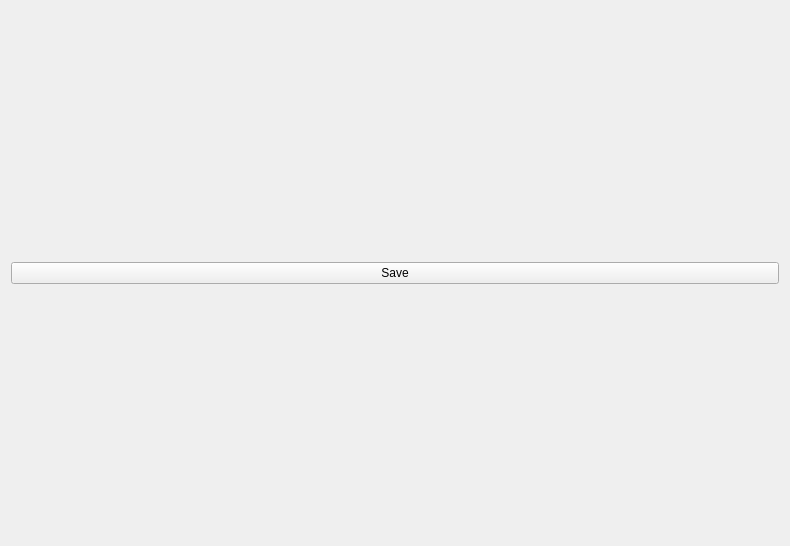
<?xml version="1.0" encoding="UTF-8"?>
<ui version="4.0">
 <class>ParameterWidget</class>
 <widget class="QWidget" name="ParameterWidget">
  <property name="geometry">
   <rect>
    <x>0</x>
    <y>0</y>
    <width>790</width>
    <height>546</height>
   </rect>
  </property>
  <property name="windowTitle">
   <string>Form</string>
  </property>
  <layout class="QVBoxLayout" name="verticalLayout">
   <item>
    <layout class="QVBoxLayout" name="mainVerticalLayout"/>
   </item>
   <item>
    <layout class="QHBoxLayout" name="mainHorizontalLayout"/>
   </item>
   <item>
    <widget class="QPushButton" name="savePushButton">
     <property name="text">
      <string>Save</string>
     </property>
    </widget>
   </item>
  </layout>
 </widget>
 <resources/>
 <connections/>
</ui>
